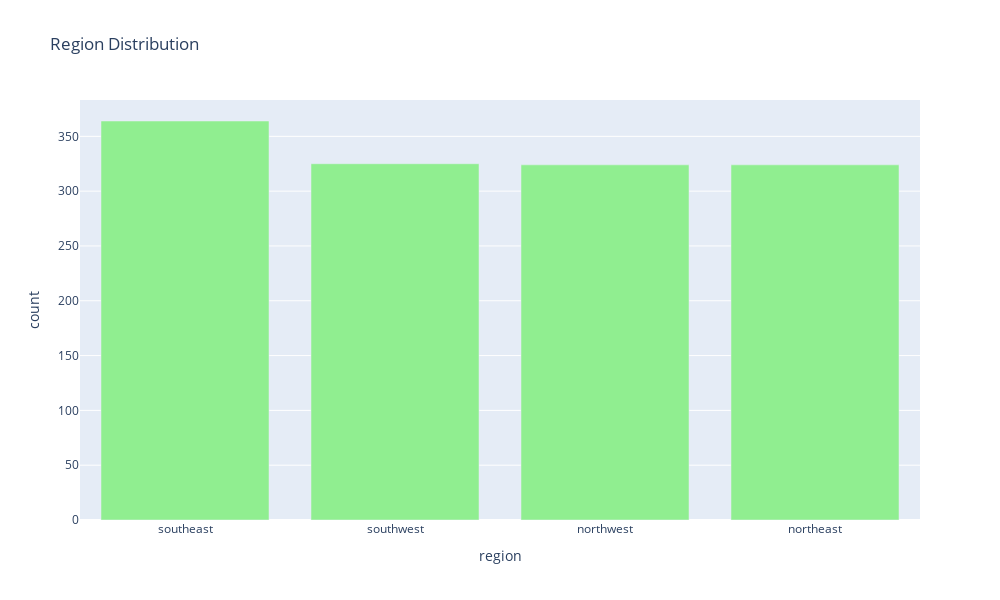

Write notebook code for a chart like this one.
### Code cell
df_counts = df_insurance['region'].value_counts().reset_index()
df_counts.columns = ['region', 'count']

fig = px.bar(df_counts,
             x = 'region',
             y = 'count',
             title = 'Region Distribution')
fig.update_traces(marker = dict(color= 'lightgreen'))
fig.update_layout(width = 1000, height = 600)
fig.show()

### Figure 1 — Plotly figure (JSON) as saved in the notebook; plotly's stock layout.template omitted (floating-point values rounded to 4 significant figures)
{"data": [{"alignmentgroup": "True", "hovertemplate": "region=%{x}<br>count=%{y}<extra></extra>", "legendgroup": "", "marker": {"color": "lightgreen", "pattern": {"shape": ""}}, "name": "", "offsetgroup": "", "orientation": "v", "showlegend": false, "textposition": "auto", "type": "bar", "x": ["southeast", "southwest", "northwest", "northeast"], "xaxis": "x", "y": [364, 325, 324, 324], "yaxis": "y"}], "layout": {"barmode": "relative", "height": 600, "legend": {"tracegroupgap": 0}, "title": {"text": "Region Distribution"}, "width": 1000, "xaxis": {"anchor": "y", "domain": [0, 1], "title": {"text": "region"}}, "yaxis": {"anchor": "x", "domain": [0, 1], "title": {"text": "count"}}}}
